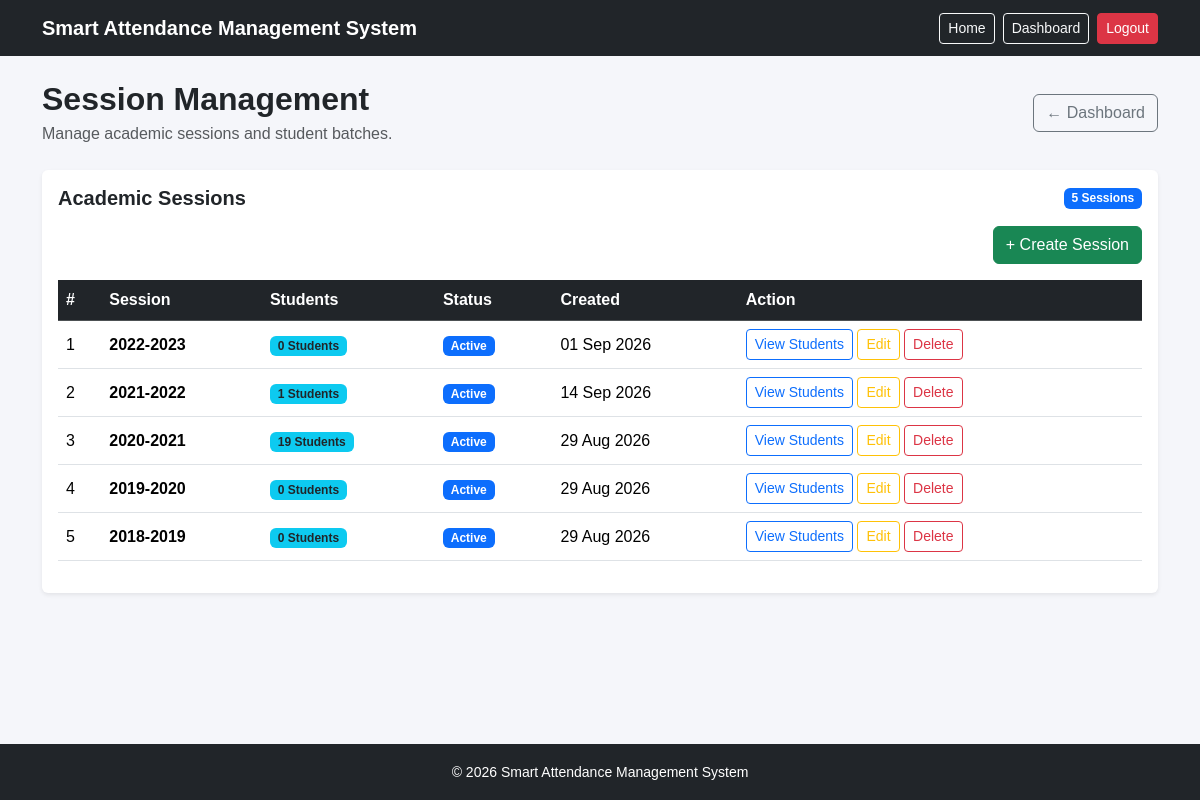
The app's page /admin-dashboard/sessions/ (signed in) with its own data.
### core/models.py (models this page shows, shortened)
class Session(models.Model):
    year = models.CharField(
        max_length=20
    )
    is_graduated= models.BooleanField(
        default = False
    )
    created_at = models.DateTimeField(
        auto_now_add=True
    )

### core/views.py (the view)
# urls.py: path("admin-dashboard/sessions/",views.session_management,name="session_management"),
@login_required
def session_management(request):
    if request.user.role != "admin":
        return redirect("dashboard")
    sessions = Session.objects.all().order_by("-year")
    return render(
        request,
        "admin/session_management.html",
        {
            "sessions": sessions,
        }
    )

### core/context_processors.py (called while the page is built)
def notifications(request):
    unread_notifications_count = 0
    if request.user.is_authenticated and request.user.role in ["teacher", "student"]:
        unread_notifications_count = Notification.objects.filter(
            recipient=request.user,
            is_read=False
        ).count()
    return {
        "unread_notifications_count": unread_notifications_count
    }

### core/templates/admin/session_management.html (shortened to what this page needs)
{% extends "index.html" %}
{% block content %}
<div class="container py-4">
    <div class="d-flex justify-content-between align-items-center mb-4">
        <div>
            <h2 class="fw-bold mb-1">
                Session Management
            </h2>
            <p class="text-muted mb-0">
                Manage academic sessions and student batches.
            </p>
        </div>
        <a
            href="{% url 'admin_dashboard' %}"
            class="btn btn-outline-secondary"
        >
            ← Dashboard
        </a>
    </div>
    <div class="card border-0 shadow-sm">
        <div class="card-body">
            <div class="d-flex justify-content-between align-items-center mb-3">
                <h5 class="fw-bold mb-0">
                    Academic Sessions
                </h5>
                <span class="badge bg-primary">
                    {{ sessions|length }} Sessions
                </span>
            </div>
            <div class="table-responsive">
                <table class="table table-hover align-middle">
                    <thead class="table-dark">
                        <tr>
                            <th>#</th>
                            <th>Session</th>
                            <th>Students</th>
                            <th>Status</th>
                            <th>Created</th>
                            <th>Action</th>
                        </tr>
                    </thead>
                    <dev class="d-flex justify-content-end mb-3">
                    <a href="{% url 'create_session' %}"class="btn btn-success">+ Create Session</a>
                    </dev>
                    <tbody>
                        {% for session in sessions %}
                        <tr>
                            <td>
                                {{ forloop.counter }}
                            </td>
                            <td>
                                <strong>
                                    {{ session.year }}
                                </strong>
                            </td>
                            <td>
                                <span class="badge bg-info text-dark">
                                    {{ session.students.count }}
                                    Students
                                </span>
                            </td>
                            <td>
                                {% if session.is_graduated %}
                                    <span class="badge bg-success">
                                        Graduated
                                    </span>
                                {% else %}
                                    <span class="badge bg-primary">
                                        Active
                                    </span>
                                {% endif %}
                            </td>
                            <td>
                                {{ session.created_at|date:"d M Y" }}
                            </td>
                            <td>
                                <a
                                    href="{% url 'session_students' session.id %}"
                                    class="btn btn-sm btn-outline-primary"
                                >
                                    View Students
                                </a>
                                <a
                            href="{% url 'edit_session' session.id %}"
                            class="btn btn-sm btn-outline-warning"
                        >
                            Edit
                        </a>
                        <a href="{% url 'delete_session' session.id %}" class="btn btn-sm btn-outline-danger">Delete</a>
                            </td>
                        </tr>
                        {% endfor %}
                    </tbody>
                </table>
            </div>
        </div>
    </div>
</div>
{% endblock %}

### core/templates/index.html (style rules this page uses)
html, body { height: 100%; }
body { margin: 0; background-color: #f5f6fa; font-family: Arial, sans-serif; }

### records on screen
Session: year "2022-2023", students.count "0", is_graduated "Active", created_at "01 Sep 2026"
Session: year "2021-2022", students.count "1", is_graduated "Active", created_at "14 Sep 2026"
Session: year "2020-2021", students.count "19", is_graduated "Active", created_at "29 Aug 2026"
Session: year "2019-2020", students.count "0", is_graduated "Active", created_at "29 Aug 2026"
Session: year "2018-2019", students.count "0", is_graduated "Active", created_at "29 Aug 2026"

### other values on screen
{{ sessions|length }} "5"
